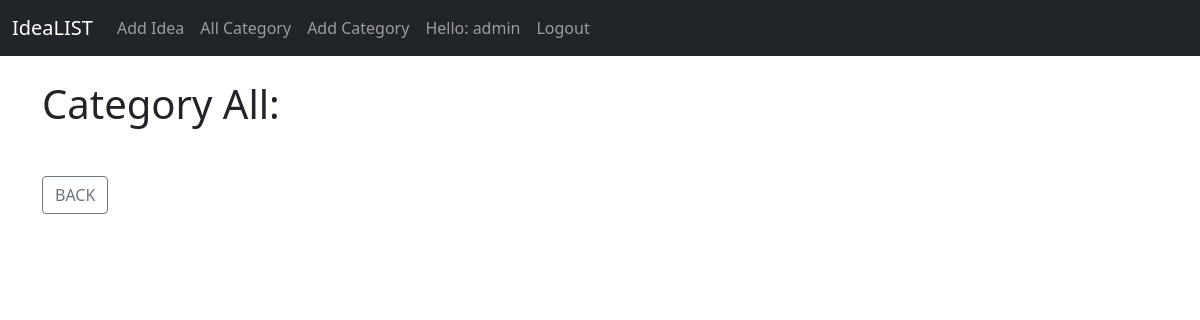
The page /cat/ (signed in) on the database as committed earlier.
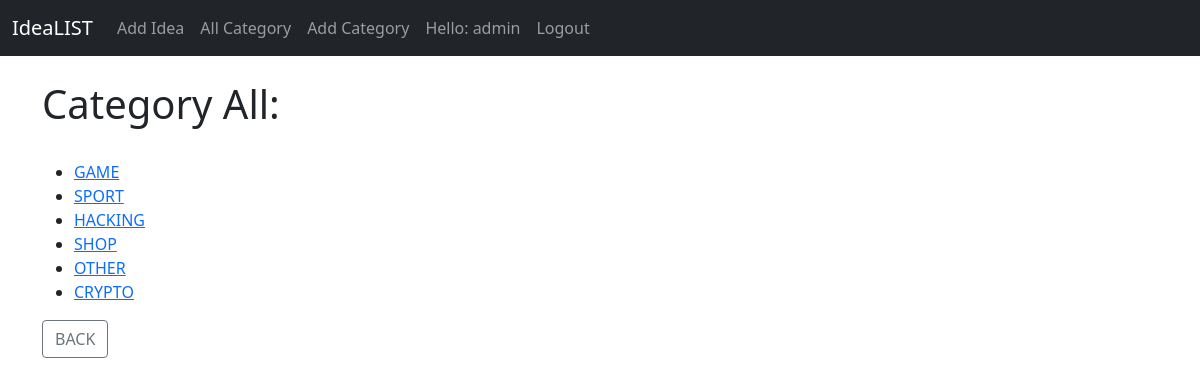
The same page on the database as committed later.
### theblog/models.py (models this page shows, shortened)
class Category(models.Model):
    name = models.CharField(max_length=100)

### theblog/views.py (the view)
# urls.py: path('cat/', CatView.as_view(), name='cat'),                    #my
class CatView(ListView):
    model = Category
    template_name = 'cat.html'

### theblog/templates/cat.html (shortened to what this page needs)
{% extends 'base.html' %}
{% block content %}
<h1> Category All: </h1><br>
<ul>
{% for cat in object_list %}
    <li><a href="/category/{{ cat.name }}"> {{ cat.name }}</a></li>
{% endfor %}
</ul>
<a href="{% url 'home' %}" class="btn btn-outline-secondary">BACK</a>
{% endblock %}

### theblog/templates/base.html (shortened to what this page needs)
<!doctype html>
<html lang="en">
  <head>
    <link href="https://cdn.jsdelivr.net/npm/bootstrap@5.1.3/dist/css/bootstrap.min.css" rel="stylesheet">
  </head>
  <body>
    <nav class="navbar navbar-expand-lg navbar-dark bg-dark">
        <div class="container-fluid">
          <a class="navbar-brand" href="{% url 'home' %}">IdeaLIST</a>
          <div class="collapse navbar-collapse" id="navbarSupportedContent">
            <ul class="navbar-nav me-auto mb-2 mb-lg-0">
              {% if user.is_authenticated %}
              <li class="nav-item">
                <a class="nav-link" href="{% url 'add_post' %}">Add Idea</a>
              </li>
              <li class="nav-item">
                <a class="nav-link" href="{% url 'cat' %}">All Category</a>
              </li>
              {% if user.is_superuser == True %}
              <li class="nav-item">
                <a class="nav-link" href="{% url 'add_category' %}">Add Category</a>
              </li>
              {% endif %}
              <li class="nav-item">
                <a class="nav-link" href="{% url 'profil' %}">Hello: {{ user.username }} </a>
              </li>
              <li class="nav-item">
                <a class="nav-link" href="{% url 'logout' %}">Logout</a>
              </li>
              {% endif %}
            </ul>
          </div>
        </div>
      </nav>
    <br/>
    <div class="container">
        {% block content %}{% endblock %}
    </div>
  </body>
</html>

Rows that differ between the two databases and show on the page:
added Category: name "GAME"
added Category: name "SPORT"
added Category: name "HACKING"
added Category: name "SHOP"
added Category: name "OTHER"
added Category: name "CRYPTO"
